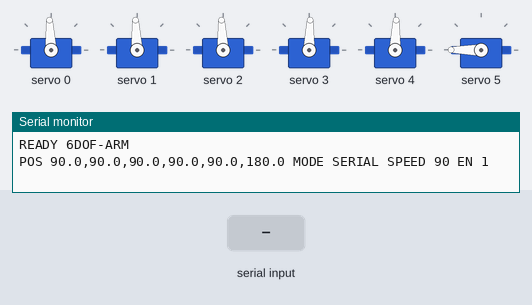
Simulated run of this sketch. Board: ESP32. On the bench: 6 × servo, the last lines printed to the serial monitor. The test bench sets the inputs (shaded band).

Above: at 2.1 s.
2.2 s: "J  45\n" received over Serial
At 3.8 s:
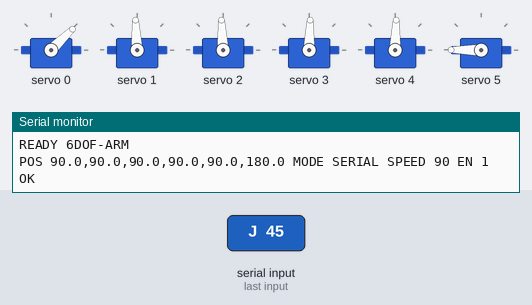
4.1 s: "HOME\n" received over Serial
At 4.5 s:
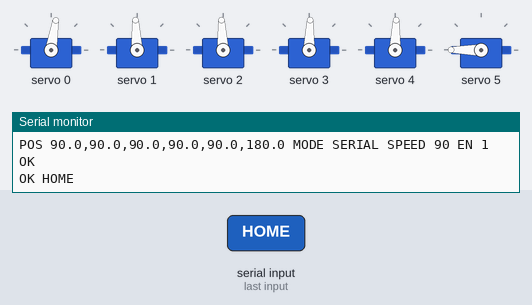
Timing chart, 0 to 7.1 s (numbered marks = the images above; inputs shaded):
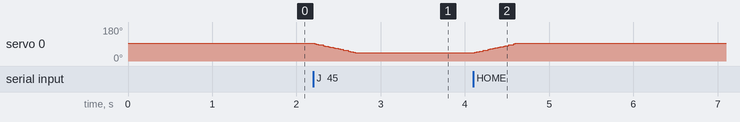

The sketch:

esp32_arm_controller.ino
```cpp
/*
 * ESP32 + PCA9685 controller for a 6-DOF hobby robotic arm
 * (HowToMechatronics-style: MG996R on waist/shoulder/elbow, SG90 on wrist roll/pitch/gripper)
 *
 * Two manual operation modes:
 *   SERIAL : angles come from the PC (arm_gui.py sliders / keyboard jog / pose playback)
 *   POT    : angles come from 6 potentiometers wired to the ESP32 ADC (stand-alone, no PC)
 *
 * Every command is one text line terminated by '\n' at 115200 baud:
 *   a0,a1,a2,a3,a4,a5   set all 6 target angles (deg)  e.g. 90,90,90,90,90,180
 *   J <i> <deg>         set one joint target            e.g. J 5 90
 *   HOME                go to home pose
 *   STOP                freeze at current position
 *   SPEED <deg/s>       max joint speed (5..360)
 *   MODE SERIAL|POT     select input source
 *   OFF / ON            release / re-energise servos
 *   ?                   report -> "POS a0,...,a5 MODE x SPEED y EN z"
 *
 * Wiring: PCA9685 SDA->GPIO21, SCL->GPIO22, VCC->3V3, GND common with servo supply,
 *         V+ -> external 5-6 V / >=5 A supply. Servos on channels 0..5.
 *
 * Library: "Adafruit PWM Servo Driver Library" (Library Manager)
 */

#include <Wire.h>
#include <Adafruit_PWMServoDriver.h>

// ------------------------------- configuration -------------------------------
const uint8_t N = 6;
const char *NAMES[N]      = {"waist", "shoulder", "elbow", "wrist_roll", "wrist_pitch", "gripper"};
const uint8_t CHANNEL[N]  = {0, 1, 2, 3, 4, 5};

// Pulse width (us) at 0 deg and 180 deg  -> tune per servo (see docs/calibration.md)
const uint16_t PULSE_MIN[N] = {500, 500, 500, 500, 500, 500};
const uint16_t PULSE_MAX[N] = {2500, 2500, 2500, 2400, 2400, 2400};

// Software joint limits (deg) -> stop the arm from hitting itself / the table
const float LIMIT_MIN[N] = {0, 15, 0, 0, 0, 90};     // gripper: 90 = closed
const float LIMIT_MAX[N] = {180, 165, 180, 180, 180, 180}; // gripper: 180 = open
const float HOME_POSE[N] = {90, 90, 90, 90, 90, 180};

// Potentiometer inputs (ADC1 pins only - ADC2 does not work with WiFi on)
const uint8_t POT_PIN[N] = {36, 39, 34, 35, 32, 33};
const float POT_DEADBAND_DEG = 1.5;   // ignore jitter smaller than this
const float POT_EMA_ALPHA    = 0.15;  // 0..1, lower = smoother

const uint8_t I2C_SDA = 21, I2C_SCL = 22;
const uint32_t BAUD = 115200;
const uint32_t UPDATE_MS = 20;        // 50 Hz motion loop

// --------------------------------- state -------------------------------------
Adafruit_PWMServoDriver pwm(0x40);
float cur[N], tgt[N], potFilt[N];
float speedDps = 90.0;
bool enabled = true;
enum Mode { MODE_SERIAL, MODE_POT };
Mode mode = MODE_SERIAL;
String lineBuf;
uint32_t lastUpdate = 0;

// -------------------------------- helpers ------------------------------------
float clampJoint(uint8_t i, float deg) {
  if (deg < LIMIT_MIN[i]) return LIMIT_MIN[i];
  if (deg > LIMIT_MAX[i]) return LIMIT_MAX[i];
  return deg;
}

void writeServo(uint8_t i, float deg) {
  uint16_t us = PULSE_MIN[i] + (uint16_t)((PULSE_MAX[i] - PULSE_MIN[i]) * deg / 180.0f);
  pwm.writeMicroseconds(CHANNEL[i], us);
}

void releaseServos() {
  for (uint8_t i = 0; i < N; i++) pwm.setPWM(CHANNEL[i], 0, 4096); // full OFF
}

void report() {
  Serial.print("POS ");
  for (uint8_t i = 0; i < N; i++) {
    Serial.print(cur[i], 1);
    if (i < N - 1) Serial.print(',');
  }
  Serial.print(" MODE ");
  Serial.print(mode == MODE_POT ? "POT" : "SERIAL");
  Serial.print(" SPEED ");
  Serial.print(speedDps, 0);
  Serial.print(" EN ");
  Serial.println(enabled ? 1 : 0);
}

void err(const String &msg) {
  Serial.print("ERR ");
  Serial.println(msg);
}

// ----------------------------- command parser --------------------------------
void handleLine(String s) {
  s.trim();
  if (s.length() == 0) return;
  String up = s;
  up.toUpperCase();

  if (up == "?")    { report(); return; }
  if (up == "HOME") { for (uint8_t i = 0; i < N; i++) tgt[i] = HOME_POSE[i]; Serial.println("OK HOME"); return; }
  if (up == "STOP") { for (uint8_t i = 0; i < N; i++) tgt[i] = cur[i];       Serial.println("OK STOP"); return; }
  if (up == "OFF")  { enabled = false; releaseServos(); Serial.println("OK OFF"); return; }
  if (up == "ON")   { enabled = true;  for (uint8_t i = 0; i < N; i++) writeServo(i, cur[i]); Serial.println("OK ON"); return; }

  if (up.startsWith("SPEED")) {
    float v = s.substring(5).toFloat();
    if (v < 5 || v > 360) { err("speed 5..360"); return; }
    speedDps = v;
    Serial.println("OK SPEED");
    return;
  }
  if (up.startsWith("MODE")) {
    if (up.indexOf("POT") > 0)         { mode = MODE_POT;    for (uint8_t i = 0; i < N; i++) potFilt[i] = cur[i]; }
    else if (up.indexOf("SERIAL") > 0) { mode = MODE_SERIAL; for (uint8_t i = 0; i < N; i++) tgt[i] = cur[i]; }
    else { err("MODE SERIAL|POT"); return; }
    Serial.println("OK MODE");
    return;
  }
  if (up.startsWith("J ")) {
    if (mode != MODE_SERIAL) { err("in POT mode"); return; }
    int sp = s.indexOf(' ', 2);
    if (sp < 0) { err("J <i> <deg>"); return; }
    int i = s.substring(2, sp).toInt();
    if (i < 0 || i >= N) { err("joint 0..5"); return; }
    tgt[i] = clampJoint(i, s.substring(sp + 1).toFloat());
    Serial.println("OK");
    return;
  }

  // "a0,a1,a2,a3,a4,a5"
  if (mode != MODE_SERIAL) { err("in POT mode"); return; }
  float vals[N];
  uint8_t n = 0;
  int start = 0;
  while (n < N) {
    int comma = s.indexOf(',', start);
    String tok = (comma < 0) ? s.substring(start) : s.substring(start, comma);
    tok.trim();
    if (tok.length() == 0) break;
    vals[n++] = tok.toFloat();
    if (comma < 0) break;
    start = comma + 1;
  }
  if (n != N) { err("need 6 comma-separated angles"); return; }
  for (uint8_t i = 0; i < N; i++) tgt[i] = clampJoint(i, vals[i]);
  Serial.println("OK");
}

// ---------------------------------- pots -------------------------------------
void readPots() {
  for (uint8_t i = 0; i < N; i++) {
    float raw = analogRead(POT_PIN[i]);                       // 0..4095
    float deg = LIMIT_MIN[i] + (LIMIT_MAX[i] - LIMIT_MIN[i]) * raw / 4095.0f;
    potFilt[i] += POT_EMA_ALPHA * (deg - potFilt[i]);
    if (fabs(potFilt[i] - tgt[i]) > POT_DEADBAND_DEG) tgt[i] = clampJoint(i, potFilt[i]);
  }
}

// --------------------------------- motion ------------------------------------
void stepMotion(float dt) {
  float maxStep = speedDps * dt;
  for (uint8_t i = 0; i < N; i++) {
    float d = tgt[i] - cur[i];
    if (fabs(d) < 0.05f) continue;
    if (d > maxStep) d = maxStep;
    if (d < -maxStep) d = -maxStep;
    cur[i] += d;
    if (enabled) writeServo(i, cur[i]);
  }
}

// ---------------------------------- main -------------------------------------
void setup() {
  Serial.begin(BAUD);
  Wire.begin(I2C_SDA, I2C_SCL);
  pwm.begin();
  pwm.setOscillatorFrequency(27000000); // typical PCA9685 board; trim if angles are off
  pwm.setPWMFreq(50);
  analogReadResolution(12);
  delay(10);

  for (uint8_t i = 0; i < N; i++) {
    cur[i] = tgt[i] = potFilt[i] = HOME_POSE[i];
    writeServo(i, cur[i]);
    delay(150);  // stagger start-up to limit inrush current
  }
  Serial.println("READY 6DOF-ARM");
  report();
}

void loop() {
  while (Serial.available()) {
    char c = Serial.read();
    if (c == '\n' || c == '\r') {
      if (lineBuf.length()) handleLine(lineBuf);
      lineBuf = "";
    } else if (lineBuf.length() < 96) {
      lineBuf += c;
    }
  }

  uint32_t now = millis();
  if (now - lastUpdate >= UPDATE_MS) {
    float dt = (now - lastUpdate) / 1000.0f;
    lastUpdate = now;
    if (mode == MODE_POT) readPots();
    stepMotion(dt);
  }
}
```

Measured:
- after the input at 2.2 s, servo 0: moves from 93° to 44° over 0.48 s, starting at once
- after the input at 4.1 s, servo 0: moves from 44° to 93° over 0.48 s, starting at once
